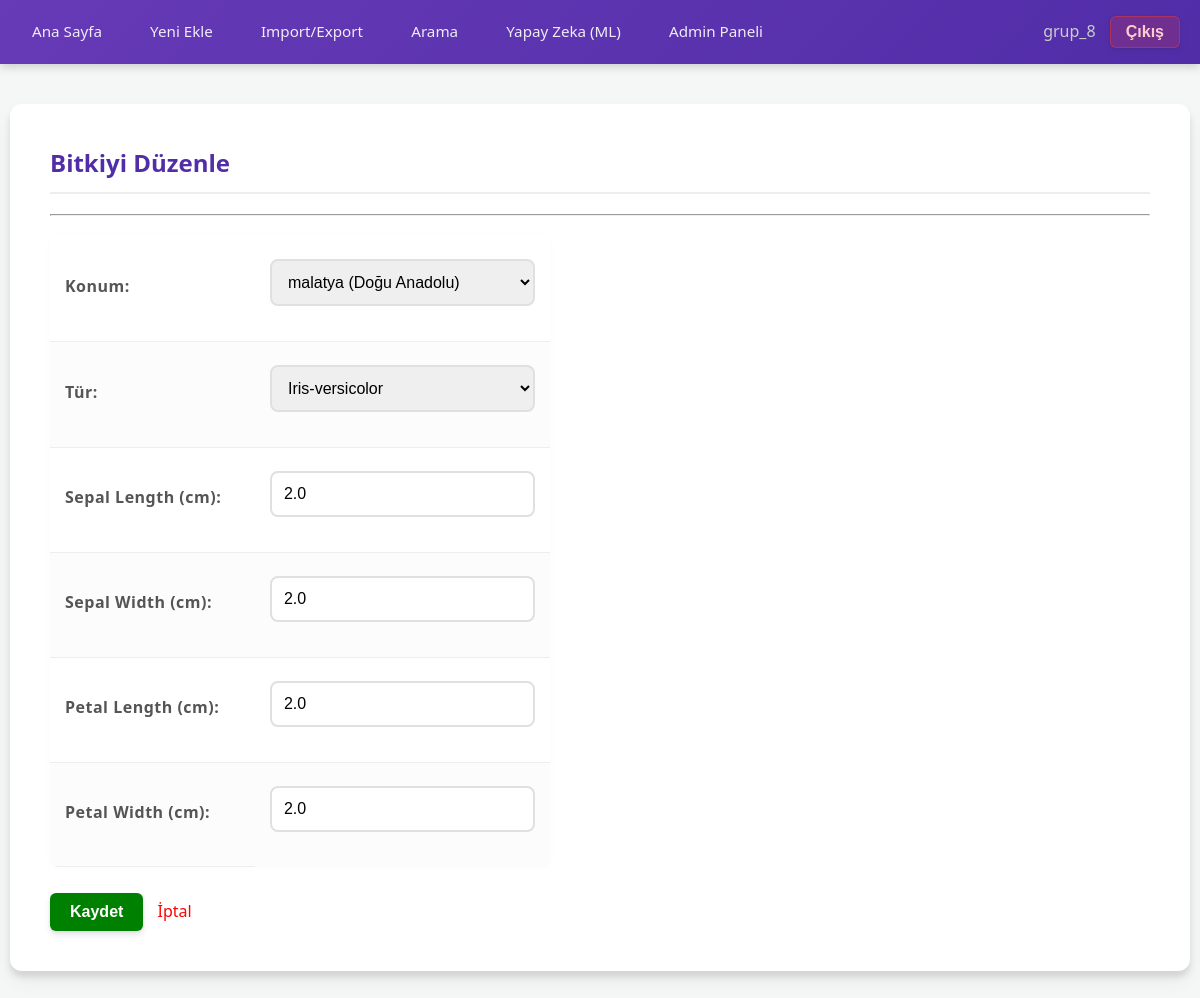
Page /update/19/ (signed in) on the committed database.
### iris_app/models.py (models this page shows, shortened)
class IrisPlant(models.Model):
    location = models.ForeignKey(Location, on_delete=models.SET_NULL, related_name='plants', verbose_name="Konum",
                                 null=True, blank=True)
    sepal_length = models.FloatField(verbose_name="Sepal Length (cm)")
    sepal_width = models.FloatField(verbose_name="Sepal Width (cm)")
    petal_length = models.FloatField(verbose_name="Petal Length (cm)")
    petal_width = models.FloatField(verbose_name="Petal Width (cm)")
    species = models.CharField(max_length=50, verbose_name="Tür")
    created_at = models.DateTimeField(auto_now_add=True)

### iris_app/decorators.py (the view)
    def _wrapped_view(request, *args, **kwargs):
        if not request.user.is_authenticated:
            return redirect('login')
        is_writer = request.user.groups.filter(name='Writer').exists()
        if is_writer or request.user.is_superuser:
            return view_func(request, *args, **kwargs)
        else:
            return HttpResponseForbidden("Bu işlem için yetkiniz yok (Sadece Yazarlar).")

### iris_app/forms.py
class IrisPlantForm(forms.ModelForm):
    SPECIES_CHOICES = [
        ('Iris-setosa', 'Iris-setosa'),
        ('Iris-versicolor', 'Iris-versicolor'),
        ('Iris-virginica', 'Iris-virginica'),
    ]
    species = forms.ChoiceField(
        choices=SPECIES_CHOICES,
        widget=forms.Select(attrs={'class': 'form-control'}),
        label="Tür"
    )
    class Meta:
        model = IrisPlant
        fields = ['location', 'species', 'sepal_length', 'sepal_width', 'petal_length', 'petal_width']
        widgets = {
            'location': forms.Select(attrs={'class': 'form-control'}),
            'sepal_length': forms.NumberInput(attrs={'class': 'form-control', 'step': '0.1'}),
            'sepal_width': forms.NumberInput(attrs={'class': 'form-control', 'step': '0.1'}),
            'petal_length': forms.NumberInput(attrs={'class': 'form-control', 'step': '0.1'}),
            'petal_width': forms.NumberInput(attrs={'class': 'form-control', 'step': '0.1'}),
        }
    def __init__(self, *args, **kwargs):
        super().__init__(*args, **kwargs)
        self.fields['location'].required = True
        self.fields['location'].empty_label = "-- Konum Seçin --"

### iris_app/context_processors.py (called while the page is built)
def global_access_control(request):
    is_writer = False
    if request.user.is_authenticated:
        is_writer = request.user.groups.filter(name='Writer').exists()
    return {'is_writer': is_writer}

### iris_app/models.py (called while the page is built)
    def __str__(self):
        if self.region:
            return f"{self.city} ({self.region})"
        return self.city

### iris_app/views.py (called while the page is built)
@writer_required
def plant_update(request, pk):
    plant = get_object_or_404(IrisPlant, pk=pk)
    if request.method == "POST":
        form = IrisPlantForm(request.POST, instance=plant)
        if form.is_valid():
            form.save()
            return redirect('plant_list')
    else:
        form = IrisPlantForm(instance=plant)
    return render(request, 'plant_form.html', {'form': form, 'title': 'Bitkiyi Düzenle'})

### templates/plant_form.html
{% extends 'base.html' %}
{% block content %}
    <h2>{{ title }}</h2>
    <hr>
    <div style="max-width: 500px;">
        <form method="post">
            {% csrf_token %} <table style="width: 100%;">
                {{ form.as_table }}
            </table>
            <br>
            <button type="submit" style="background: green; color: white; padding: 10px 20px; border: none; cursor: pointer;">
                Kaydet
            </button>
            <a href="{% url 'plant_list' %}" style="margin-left: 10px; text-decoration: none; color: red;">İptal</a>
        </form>
    </div>
{% endblock %}

### templates/base.html (shortened to what this page needs)
<!DOCTYPE html>
<html lang="tr">
<head>
    {% load static %}
    <link rel="stylesheet" href="{% static 'style.css' %}">
</head>
<body>
    <header>
        <nav>
            <div>
                <a href="{% url 'plant_list' %}">Ana Sayfa</a>
                {% if is_writer or user.is_superuser %}
                    <a href="{% url 'plant_create' %}">Yeni Ekle</a>
                    <a href="{% url 'data_import_export' %}">Import/Export</a>
                {% endif %}
                <a href="{% url 'plant_search' %}">Arama</a>
                <a href="{% url 'predict_species' %}">Yapay Zeka (ML)</a>
                {% if user.is_superuser %}
                    <a href="/admin">Admin Paneli</a>
                {% endif %}
            </div>
            <div>
                {% if user.is_authenticated %}
                    <span style="color: #ccc; margin-right: 10px;">{{ user.username }}</span>
                    <form action="{% url 'logout' %}" method="post" style="display: inline;">
                        <button type="submit" class="btn" style="background:none; border:none; color:red; cursor:pointer; font-weight:bold; font-size:16px;">Çıkış</button>
                    </form>
                {% else %}
                    <a href="{% url 'login' %}">Giriş</a>
                    <a href="{% url 'register' %}">Kayıt</a>
                {% endif %}
            </div>
        </nav>
    </header>
    <div class="container">
        {% block content %}
        {% endblock %}
    </div>
</body>
</html>

### static/style.css (style rules this page uses)
:root { --primary-color: #673AB7; --primary-dark: #512DA8; --accent-color: #009688; --bg-color: #f4f7f6; --text-dark: #333333; --text-light: #ffffff; --danger: #e53935; --success: #43A047; --card-shadow: 0 10px 20px rgba(0,0,0,0.05), 0 6px 6px rgba(0,0,0,0.1); }
body { font-family: 'Segoe UI', 'Roboto', 'Helvetica Neue', sans-serif; background-color: var(--bg-color); margin: 0; padding: 0; color: var(--text-dark); line-height: 1.6; }
a { text-decoration: none; transition: all 0.3s ease; }
header { background: linear-gradient(135deg, var(--primary-color), var(--primary-dark)); padding: 0; box-shadow: 0 2px 10px rgba(0,0,0,0.2); position: sticky; top: 0; z-index: 1000; }
nav { display: flex; justify-content: space-between; align-items: center; max-width: 1200px; margin: 0 auto; padding: 1rem 20px; }
nav a { color: rgba(255,255,255,0.9); margin-right: 20px; font-weight: 500; font-size: 0.95rem; padding: 8px 12px; border-radius: 4px; }
nav button { background: rgba(229, 57, 53, 0.2) !important; color: #ffcccc !important; padding: 6px 15px !important; border: 1px solid rgba(229, 57, 53, 0.5) !important; }
.container { max-width: 1100px; margin: 40px auto; background: white; padding: 40px; border-radius: 12px; box-shadow: var(--card-shadow); min-height: 60vh; }
h2 { color: var(--primary-dark); border-bottom: 2px solid #eee; padding-bottom: 10px; margin-top: 0; }
table { width: 100%; border-collapse: separate; border-spacing: 0; margin-top: 20px; background: white; border-radius: 8px; overflow: hidden; box-shadow: 0 0 10px rgba(0,0,0,0.02); }
th, td { padding: 15px; text-align: left; border-bottom: 1px solid #eee; }
th { font-weight: 600; letter-spacing: 0.5px; }
tr:last-child td { border-bottom: none; }
tr:nth-child(even) { background-color: #fcfcfc; }
button, .btn { display: inline-block; background-color: var(--primary-color); color: white; padding: 10px 20px; border: none; border-radius: 6px; cursor: pointer; font-size: 1rem; font-weight: 600; box-shadow: 0 4px 6px rgba(50, 50, 93, 0.11), 0 1px 3px rgba(0, 0, 0, 0.08); transition: all 0.3s; }
input[type="text"], input[type="number"], input[type="password"], input[type="email"], select, textarea { width: 100%; padding: 12px; margin: 8px 0 20px 0; display: inline-block; border: 2px solid #e0e0e0; border-radius: 8px; box-sizing: border-box; font-size: 1rem; transition: border-color 0.3s; }
label { font-weight: 600; color: #555; margin-bottom: 5px; display: block; }

### rows in the picture
IrisPlant: location "malatya (Doğu Anadolu)", species "Iris-versicolor", sepal_length "2.0", sepal_width "2.0", petal_length "2.0", petal_width "2.0"

### other values in the picture
{{ user.username }} "grup_8"
{{ title }} "Bitkiyi Düzenle"
